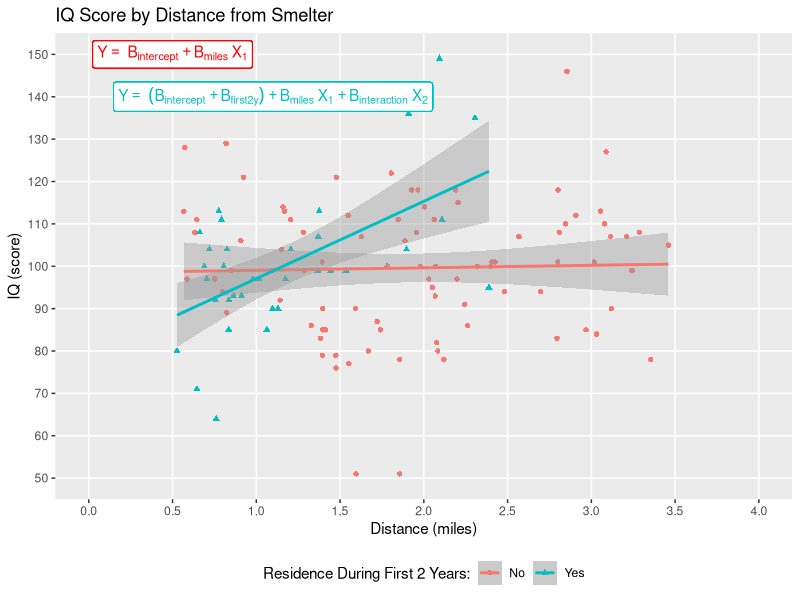

Recreate this plot in R.
## ---- chunk 1
knitr::opts_chunk$set(echo = TRUE, include = TRUE)

library(tidyverse)

setwd("C:/Users/froelijo/dev/methods1/hw10")
lead = read.csv('lead2.csv')
## ---- chunk 2
fit1 = lm(iq ~ miles + first2y + miles * first2y, data = lead)
fit1$coefficients
## ---- chunk 3
summary(fit1)
## ---- chunk 4
lead$first2y = if_else(lead$first2y == 1, "Yes", "No")

ggplot(lead, aes(miles, iq, shape = factor(first2y), color = factor(first2y))) +
  geom_point() +
  geom_smooth(formula = y ~ x, method = "lm", aes(color = factor(first2y))) +
  ggtitle("IQ Score by Distance from Smelter") +
  xlab("Distance (miles)") +
  ylab("IQ (score)") +
  scale_x_continuous(breaks = seq(0, 4, 0.5), limits = c(0, 4), minor_breaks = FALSE) +
  scale_y_continuous(breaks = seq(50, 150, 10), limits = c(50, 150), minor_breaks = FALSE) +
  labs(shape = "Residence During First 2 Years:", color = "Residence During First 2 Years:") +
  theme(legend.position = "bottom") +
  geom_label(
    label = parse(text = paste0('Y ', '== ~ B[intercept]', '~ + B[miles]', '~ X[1]')), 
    x = 0.5,
    y = 150,
    label.size = 0.35,
    color = "red"
  ) +
  geom_label(
    label = parse(text = paste0('Y ', '== ~ (B[intercept]', '~ + B[first2y])', '~ + B[miles]', '~ X[1]', '~ + B[interaction]', '~ X[2]')),
    x = 1.1,
    y = 140,
    label.size = 0.35,
    color = "#00BFC4"
  )
## ---- chunk 5
vcov = vcov(fit1)
se = sqrt(vcov[2, 2] + vcov[4, 4] + 2 * vcov[2, 4])
alpha = 0.05

ci = c(
  fit1$coefficients[2] + fit1$coefficients[4] - qnorm(1 - (alpha / 2)) * se,
  fit1$coefficients[2] + fit1$coefficients[4] + qnorm(1 - (alpha / 2)) * se
)

t = (fit1$coefficients[2] + fit1$coefficients[4]) / se
p = 2 * pt(t, dim(lead)[1] - 1, lower.tail = FALSE)
## ---- chunk 6
fit_empty = lm(iq ~ miles, lead)
full = anova(fit1)
restricted = anova(fit_empty)

rss_restricted = restricted$`Sum Sq`[2]
rss_full = full$`Sum Sq`[4]
k_full = ( sum(full$Df)-full$Df[4] )
k_restricted = ( sum(restricted$Df) - restricted$Df[2] )
n = nrow(lead)

f = ( (rss_restricted - rss_full) / (k_full - k_restricted) ) / ( rss_full / (n - k_full) )
p = pf(f, k_full - k_restricted, n - k_full, lower.tail = FALSE)
q = qf(1 - alpha, k_full - k_restricted, n - k_full, lower.tail = TRUE)
